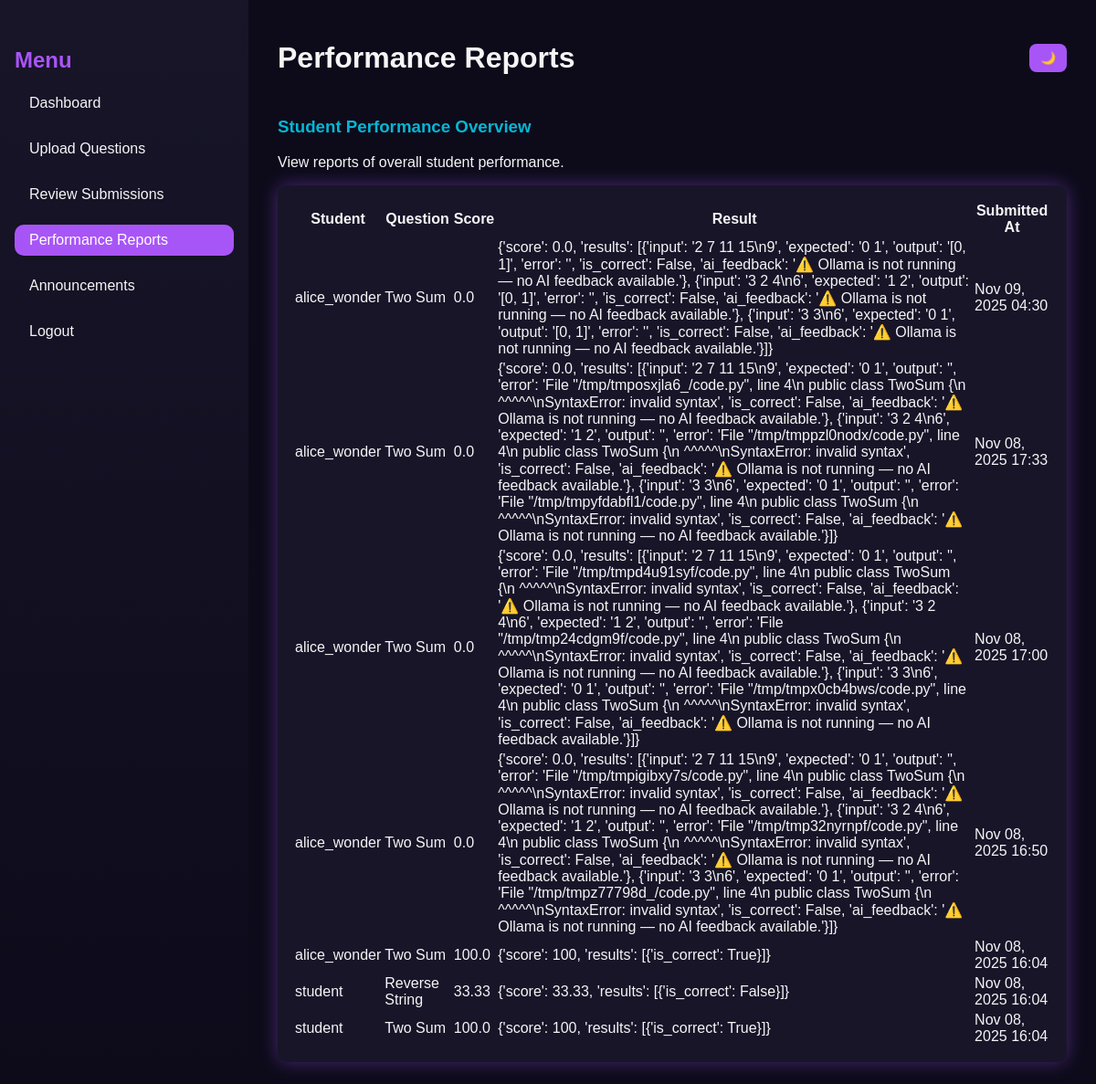
/faculty/performance-reports/ (signed in), run on an earlier commit of the app's database.
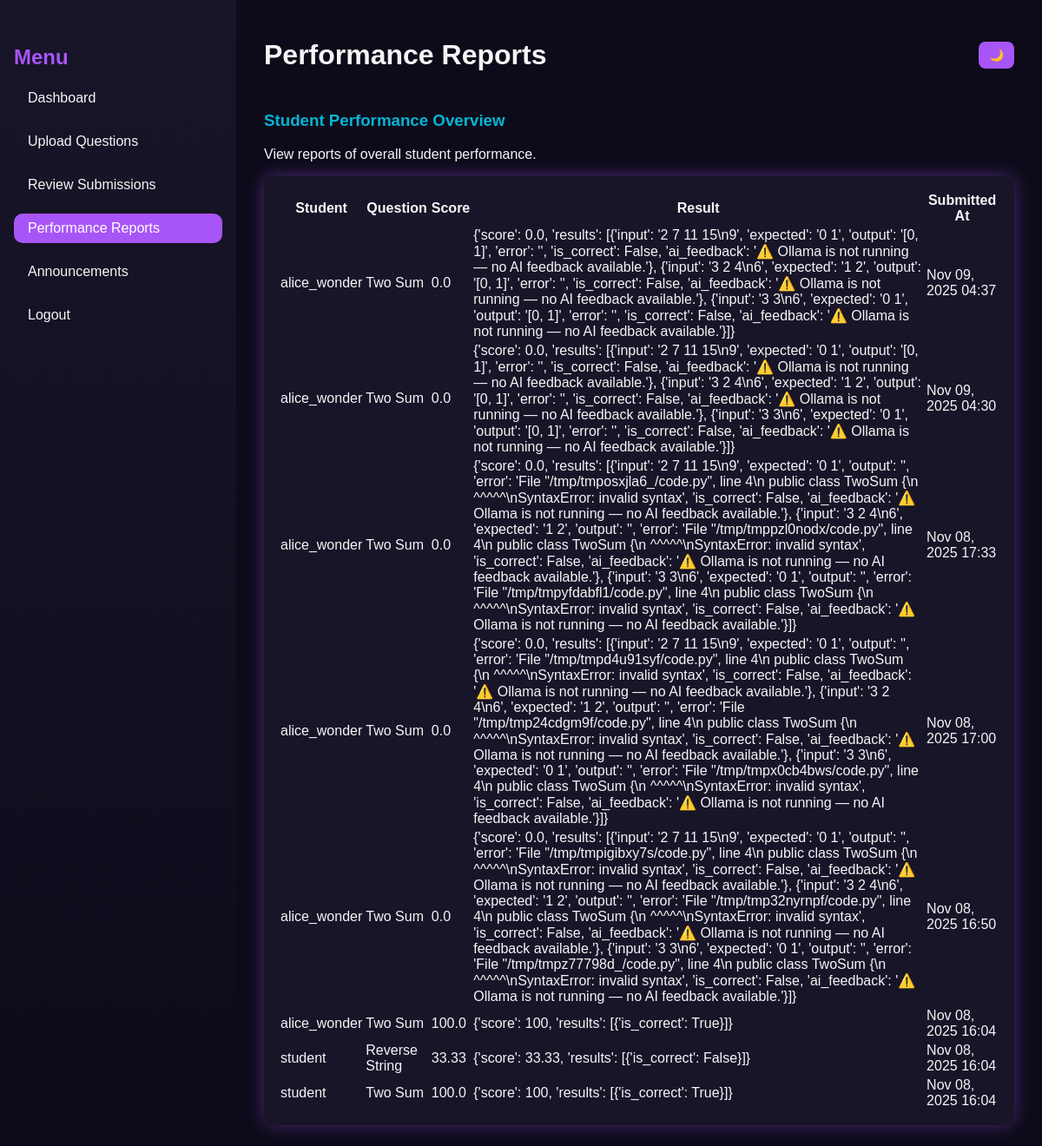
And on a later commit of the database.
### core/models.py (models this page shows, shortened)
class Submission(models.Model):
    student = models.ForeignKey(Student, on_delete=models.CASCADE)
    question = models.ForeignKey(Question, on_delete=models.CASCADE)
    code = models.TextField()
    language = models.CharField(max_length=20)
    result = models.JSONField(null=True, blank=True)  # store output, correctness, AI feedback
    score = models.FloatField(default=0)
    submitted_at = models.DateTimeField(auto_now_add=True)

class Student(models.Model):
    user = models.OneToOneField(User, on_delete=models.CASCADE)
    faculty = models.ForeignKey(Faculty, on_delete=models.SET_NULL, null=True, blank=True)
    group = models.CharField(max_length=100, blank=True, null=True)

class Question(models.Model):
    faculty = models.ForeignKey(Faculty, on_delete=models.CASCADE, related_name='questions')
    title = models.CharField(max_length=255)
    description = models.TextField()
    difficulty = models.CharField(
        max_length=20,
        choices=[('Easy', 'Easy'), ('Medium', 'Medium'), ('Hard', 'Hard')],
        default='Easy'
    )
    marks = models.IntegerField(default=0)
    created_at = models.DateTimeField(auto_now_add=True)
    example_input = models.TextField(blank=True)
    example_output = models.TextField(blank=True)
    constraints = models.TextField(blank=True)

### core/views.py (the view)
# urls.py: path('faculty/performance-reports/', views.performance_reports, name='performance_reports'),
@login_required
def performance_reports(request):
    submissions = Submission.objects.select_related('student__user', 'question').order_by('-submitted_at')
    return render(request, 'core/performance_reports.html', {"submissions": submissions})

### core/templates/core/performance_reports.html (shortened to what this page needs)
{% load static %}
<!DOCTYPE html>
<html lang="en">
<head>
  <link rel="stylesheet" href="{% static 'dynamic/CSS/faculty_dashboard.css' %}" />
</head>
<body>
  <div class="dashboard">
    <aside class="sidebar">
      <h2 class="menu-title">Menu</h2>
      <ul>
        <li><a href="{% url 'faculty_dashboard' %}">Dashboard</a></li>
        <li><a href="{% url 'upload_question' %}">Upload Questions</a></li>
        <li><a href="{% url 'review_submissions' %}">Review Submissions</a></li>
        <li><a href="{% url 'performance_reports' %}" class="active">Performance Reports</a></li>
        <li><a href="{% url 'faculty_announcements' %}">Announcements</a></li>
        <li><a href="{% url 'logout' %}">Logout</a></li>
      </ul>
    </aside>
    <main class="main-content">
      <header class="topbar">
        <h1>Performance Reports</h1>
        <div class="theme-toggle">
          <button id="themeToggle">🌙</button>
        </div>
      </header>
      <section class="overview">
        <h3>Student Performance Overview</h3>
        <p>View reports of overall student performance.</p>
        <table class="performance-table">
          <thead>
            <tr>
              <th>Student</th>
              <th>Question</th>
              <th>Score</th>
              <th>Result</th>
              <th>Submitted At</th>
            </tr>
          </thead>
          <tbody>
            {% for submission in submissions %}
              <tr>
                <td>{{ submission.student.user.username }}</td>
                <td>{{ submission.question.title }}</td>
                <td>{{ submission.score }}</td>
                <td>{{ submission.result }}</td>
                <td>{{ submission.submitted_at|date:"M d, Y H:i" }}</td>
              </tr>
            {% empty %}
              <tr>
                <td colspan="5">No submissions yet.</td>
              </tr>
            {% endfor %}
          </tbody>
        </table>
      </section>
    </main>
  </div>
</body>
</html>

What changed in the data, as far as the page shows it:
added Submission: student.user.username "alice_wonder", question "Two Sum", score "0.0", result "{'score': 0.0, 'results': [{'input': '2 7 11 15\\n9', 'expected': '0 1', 'output': '[0, 1]', 'error': '', 'is_correct': False, 'ai_feedback': '⚠️ Ollama is not running — no AI feedback available.'}, {'input': '3 2 4\\n6', 'expected': '1 2', 'output': '[0, 1]', 'error': '', 'is_correct': False, 'ai_feedback': '⚠️ Ollama is not running — no AI feedback available.'}, {'input': '3 3\\n6', 'expected': '0 1', 'output': '[0, 1]', 'error': '', 'is_correct': False, 'ai_feedback': '⚠️ Ollama is not running — no AI feedback available.'}]}", submitted_at "Nov 09, 2025 04:37"
